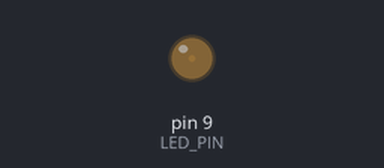
Simulated run of this sketch. Board: Arduino Uno, built with avr-gcc and run on an emulated ATmega328P. On the bench: output pins drawn as LEDs (lit = HIGH).

Above: at 0.05 s.
At 0.95 s:
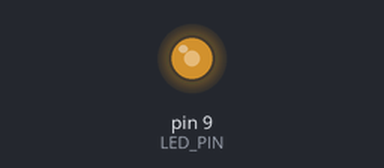
At 1.4 s:
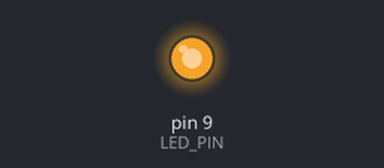
At 2.75 s:
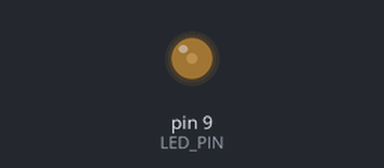
Timing chart, 0 to 7.0 s (numbered marks = the images above):
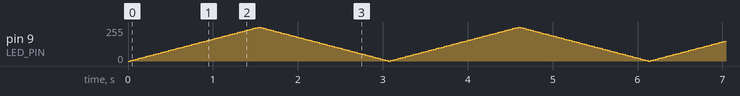

The sketch:

06_practice_1.ino
```cpp
#include <Arduino.h>
#define LED_PIN 9
int brightness = 0;  // how bright the LED is
int fadeAmount = 5;  // how many points to fade the LED by

// the setup routine runs once when you press reset:
void setup() {
  // declare pin 9 to be an output:
  pinMode(LED_PIN, OUTPUT);
  Serial.begin(115200);
  while(!Serial);
}

// the loop routine runs over and over again forever:
void loop() {
  // set the brightness of pin 9:
  analogWrite(LED_PIN, brightness);

  // change the brightness for next time through the loop:
  brightness = brightness + fadeAmount;

  // reverse the direction of the fading at the ends of the fade:
  if (brightness <= 0 || brightness >= 255) {
    fadeAmount = -fadeAmount;
  }
  // wait for 30 milliseconds to see the dimming effect
  delay(30);
}
```
